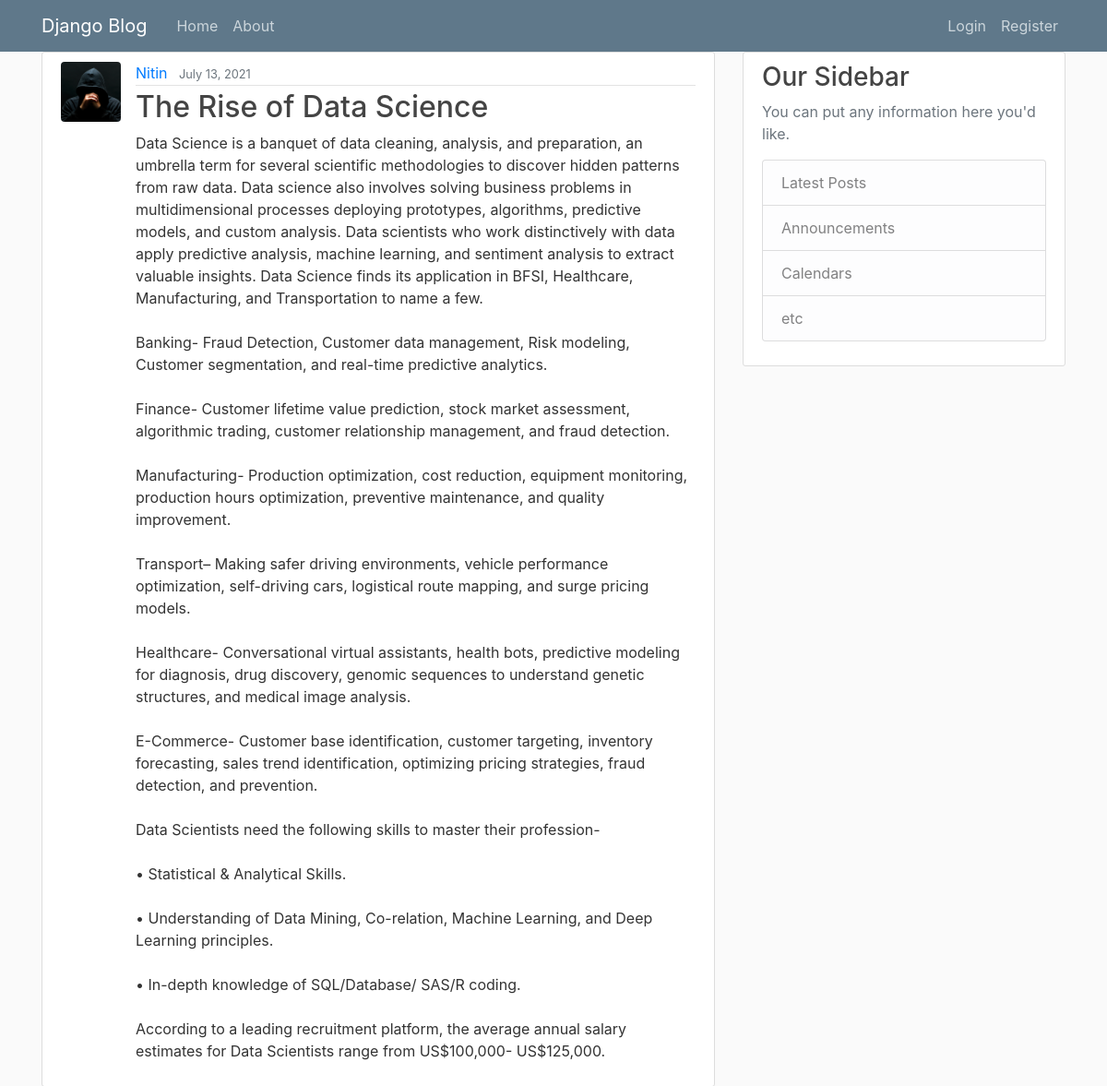
The app's page /post/17/ with its own data.
### blog/models.py (models this page shows, shortened)
class Post(models.Model):
    title = models.CharField(max_length=100)
    content = models.TextField()
    date_posted = models.DateTimeField(default=timezone.now)
    author = models.ForeignKey(User, on_delete=models.CASCADE)

### users/models.py (models this page shows, shortened)
class Profile(models.Model):
    user = models.OneToOneField(User, on_delete=models.CASCADE)
    image = models.ImageField(default='default.jpg', upload_to='profile_pics')

### blog/views.py (the view)
# urls.py: path('post/<int:pk>/', PostDetailView.as_view(), name='post-detail'),
class PostDetailView(DetailView):
    model = Post

### blog/templates/blog/post_detail.html (shortened to what this page needs)
{% extends "blog/base.html" %}
{% block content %}
    <article class="media content-section">
      <img class ="rounded circle article-img" src="{{ object.author.profile.image.url }}">
        <div class="media-body">
          <div class="article-metadata">
            <a class="mr-2" href="{% url 'user-posts' object.author.username %}">{{ object.author }}</a>
            <small class="text-muted">{{ object.date_posted|date:"F d, Y" }}</small>
          </div>
          <h2 class="article-title">{{ object.title }}</h2>
          <p class="article-content">{{ object.content }}</p>
        </div>
    </article>
{% endblock content %}

### blog/static/blog/main.css (style rules this page uses)
body { background: #fafafa; color: #333333; margin-top: 5rem; margin: 0; padding: 0; }
h1, h2, h3, h4, h5, h6 { color: #444444; }
.content-section { background: #ffffff; padding: 10px 20px; border: 1px solid #dddddd; border-radius: 3px; margin-bottom: 20px; }
.article-title { color: #444444; }
.article-content { white-space: pre-line; }
.article-img { height: 65px; width: 65px; margin-right: 16px; }
.article-metadata { padding-bottom: 1px; margin-bottom: 4px; border-bottom: 1px solid #e3e3e3 }

### records on screen
Post: author.profile.image (picture), author "Nitin", date_posted "July 13, 2021", title "The Rise of Data Science", content "Data Science is a banquet of data cleaning, analysis, and preparation, an umbrella term for several scientific methodologies to discover hidden patterns from raw data. Data science also involves solving business problems in multidimensional processes deploying prototypes, algorithms, predictive models, and custom analysis. Data scientists who work distinctively with data apply predictive analysis, machine learning, and sentiment analysis to extract valuable insights. Data Science finds its application in BFSI, Healthcare, Manufacturing, and Transportation to name a few. Banking- Fraud Detection, Customer data management, Risk modeling, Customer segmentation, and real-time predictive…"
